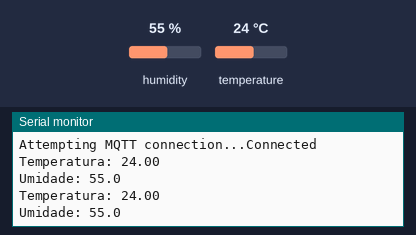
The sketch below on a simulated ESP32. Shown: the last lines printed to the serial monitor. The inputs (shaded band) are chosen by the test bench; at power-on: humidity 55 %, temperature 24 °C. WiFi joins after 1.5 s; servers stay silent unless stated; random numbers use the default seed unless the sketch sets one; no MQTT or app messages arrive unless stated.

Above: at 2.7 s.
2.8 s: humidity set to 22 %
At 4.1 s:
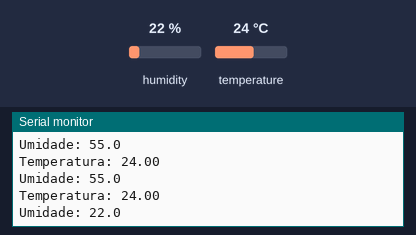
4.3 s: temperature set to 12 °C
At 5.4 s:
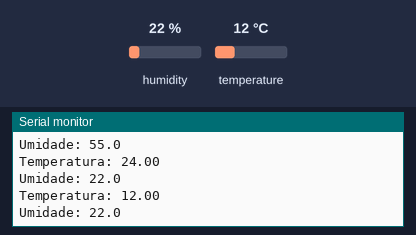
5.8 s: humidity set to 40 %
At 7.0 s:
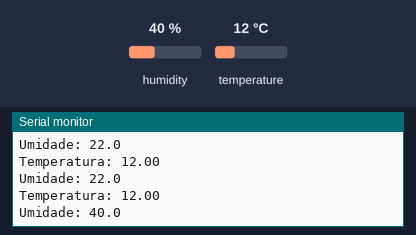
Timing chart, 0 to 8.8 s (numbered marks = the images above; inputs shaded):
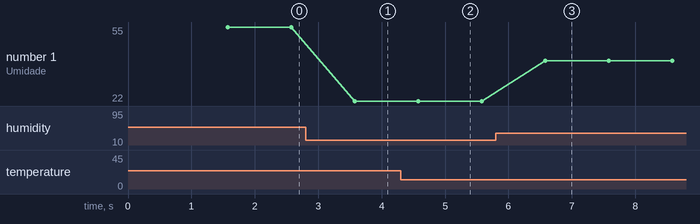

Measured:
- after the input at 2.8 s, the serial monitor: prints a new line after 0.78 s (image 1)
- after the input at 4.3 s, the serial monitor: prints a new line after 0.28 s (image 2)
- after the input at 5.8 s, the serial monitor: prints a new line after 0.78 s (image 3)
- plotted number 1: 55 → 22 after the input at 2.8 s, 22 → 40 after the input at 5.8 s

The sketch:

ESP32.ino
```cpp
#include <WiFi.h>
#include <PubSubClient.h>
#include <DHTesp.h>

const int DHT_PIN = 15;  // Pino onde o sensor DHT22 está conectado
DHTesp dht;  // Objeto para interagir com o sensor DHT22
const char* ssid = "Wokwi-GUEST"; // SSID da rede Wi-Fi
const char* password = ""; // Senha da rede Wi-Fi
const char* mqtt_server = "test.mosquitto.org"; // URL do servidor MQTT

WiFiClient espClient; // Cria um objeto WiFiClient chamado espClient para gerenciar a conexão Wi-Fi
PubSubClient client(espClient); // Cria um objeto PubSubClient chamado client para trabalhar com MQTT usando espClient como cliente de rede MQTT
unsigned long lastMsg = 0; // Variável para rastrear o tempo da última publicação de dados MQTT
float temp = 0; // Variável para armazenar a temperatura lida do sensor DHT22
float hum = 0; // Variável para armazenar a umidade lida do sensor DHT22

void setup_wifi() {
  delay(10);
  Serial.println();
  Serial.print("Connecting to ");
  Serial.print(ssid); // Exibe o SSID da rede Wi-Fi no monitor serial

  WiFi.mode(WIFI_STA);
  WiFi.begin(ssid, password); // Inicia a conexão Wi-Fi com as credenciais especificadas

  while (WiFi.status() != WL_CONNECTED) {
    // Enquanto o status da conexão Wi-Fi não estiver como "WL_CONNECTED" (ou seja, não estiver conectado),
    // o programa continuará neste loop aguardando a conexão ser estabelecida.
    // Isso é necessário para garantir que o dispositivo ESP32 esteja conectado à rede Wi-Fi antes de prosseguir.
    delay(500);
    Serial.print(".");
  }
  Serial.println("WiFi connected"); // Exibe a mensagem quando a conexão Wi-Fi é estabelecida

  Serial.print("IP address: ");
  Serial.println(WiFi.localIP()); // Exibe o endereço IP local atribuído ao dispositivo
}

void reconnect() {
  while (!client.connected()) {
    Serial.print("Attempting MQTT connection..."); // Tentando estabelecer a conexão MQTT
    String clientId = "ESP32Client-";
    clientId += String(random(0xffff), HEX); // Gera um ID de cliente MQTT aleatório

    if (client.connect(clientId.c_str())) {
      Serial.println("Connected"); // Exibe a mensagem quando a conexão MQTT é bem-sucedida
    } else {
      Serial.print("failed, rc=");
      Serial.print(client.state()); // Exibe o estado de conexão MQTT
      Serial.println(" try again in 5 seconds"); // Exibe uma mensagem de falha e tenta novamente após 5 segundos
      delay(5000);
    }}
}

void setup() {
  randomSeed(micros()); // Inicializa o gerador de números aleatórios com uma semente baseada no tempo atual (microssegundos)
  Serial.begin(115200); // Inicializa a comunicação serial com uma taxa de baud de 115200
  setup_wifi(); // Chama a função para configurar a conexão Wi-Fi
  client.setServer(mqtt_server, 1883); // Configura o servidor MQTT e a porta
  dht.setup(DHT_PIN, DHTesp::DHT22); // Inicializa o objeto DHTesp para ler dados do sensor DHT22
}

void loop() {
  if (!client.connected()) {
    reconnect(); // Se a conexão MQTT não estiver ativa, tenta reconectar
  }
  client.loop(); // Mantém a conexão MQTT ativa e lida com mensagens MQTT recebidas

  unsigned long now = millis();

  if (now - lastMsg > 1000) { // Verifica se passou um segundo desde a última publicação
    lastMsg = now; // Atualiza o registro do tempo da última publicação
    TempAndHumidity  data = dht.getTempAndHumidity(); // Lê a temperatura e umidade do sensor DHT22

    String temp = String(data.temperature, 2); // Converte a temperatura em uma string com 2 casas decimais
    client.publish("/gubalero/temp", temp.c_str()); // Publica a temperatura em um tópico MQTT
    String hum = String(data.humidity, 1); // Converte a umidade em uma string com 1 casa decimal
    client.publish("/gubalero/hum", hum.c_str()); // Publica a umidade em um tópico MQTT

    Serial.print("Temperatura: ");
    Serial.println(temp); // Exibe a temperatura no monitor serial
    Serial.print("Umidade: ");
    Serial.println(hum); // Exibe a umidade no monitor serial
  }
}
```
